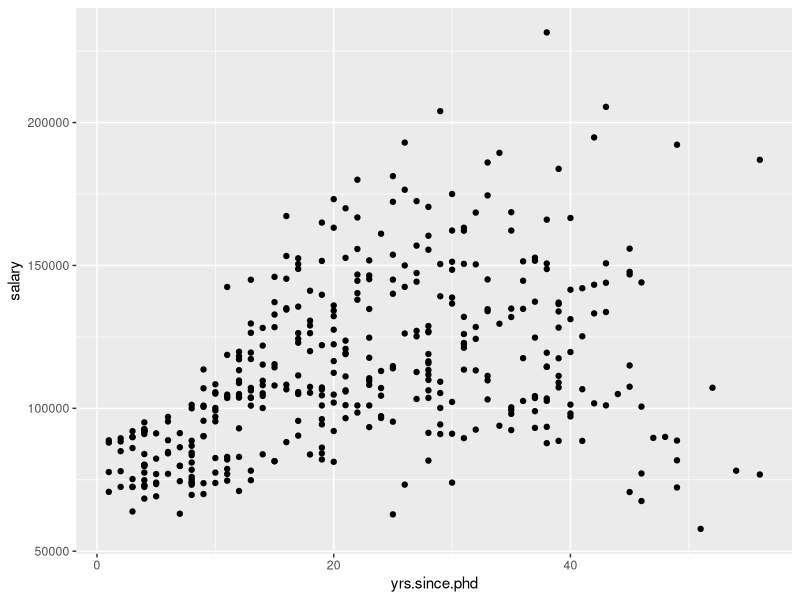
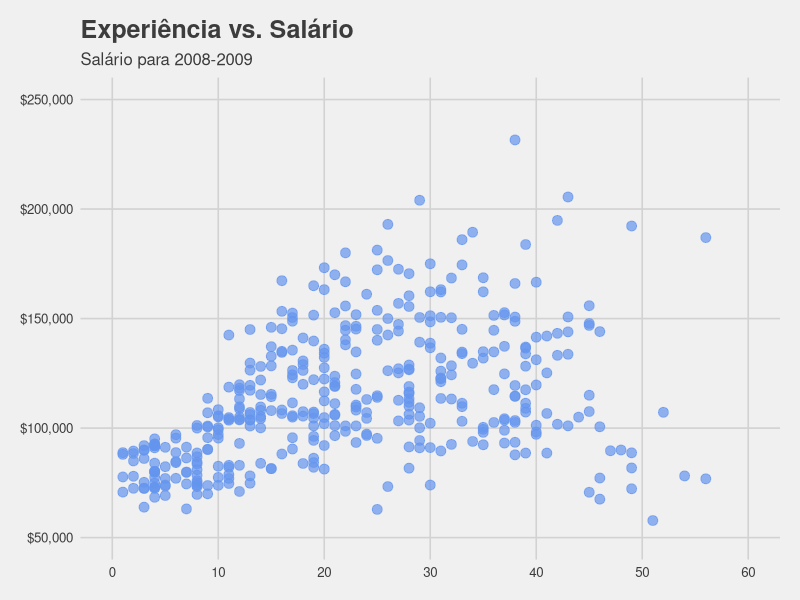
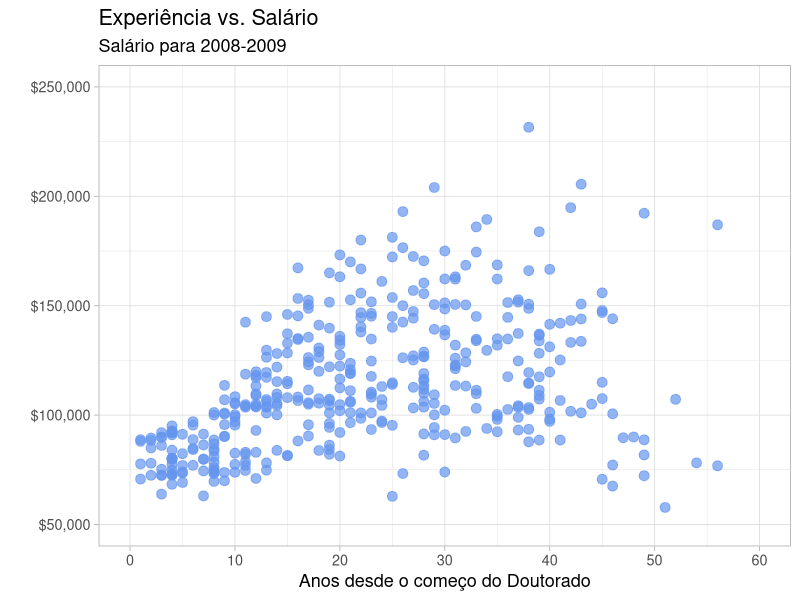
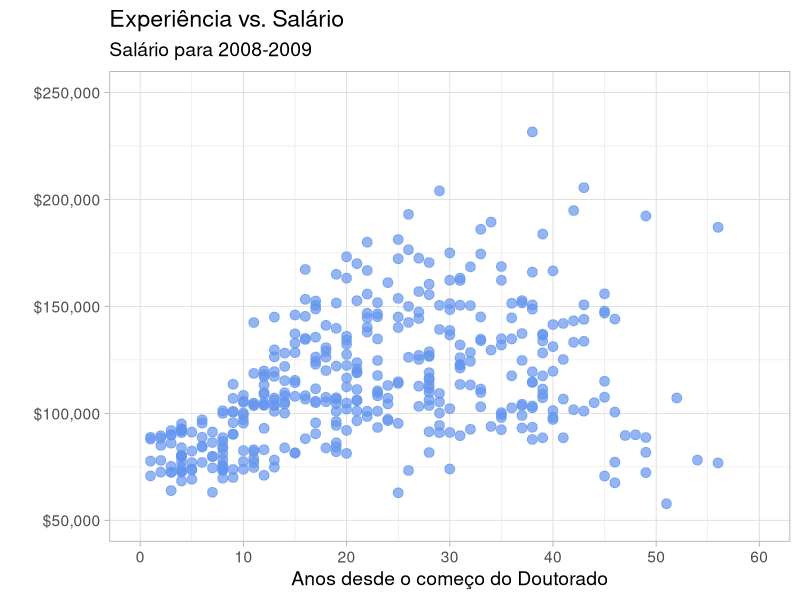
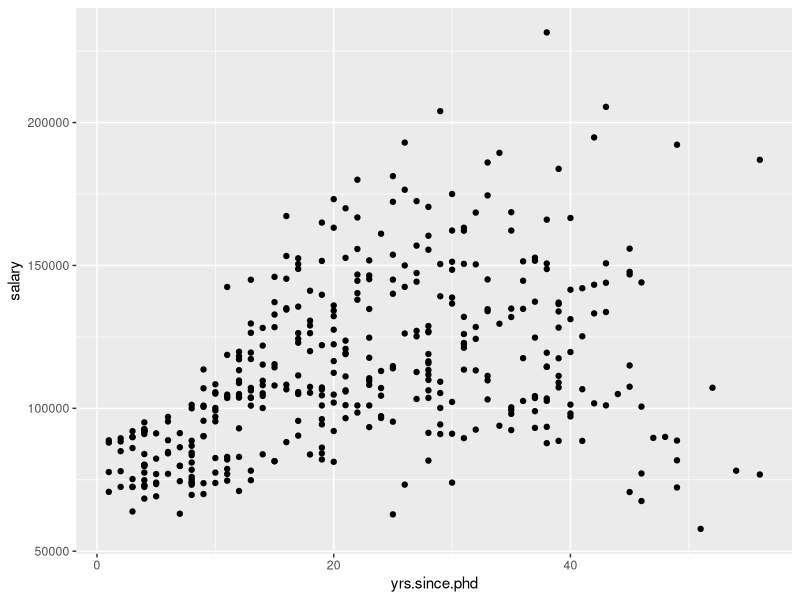
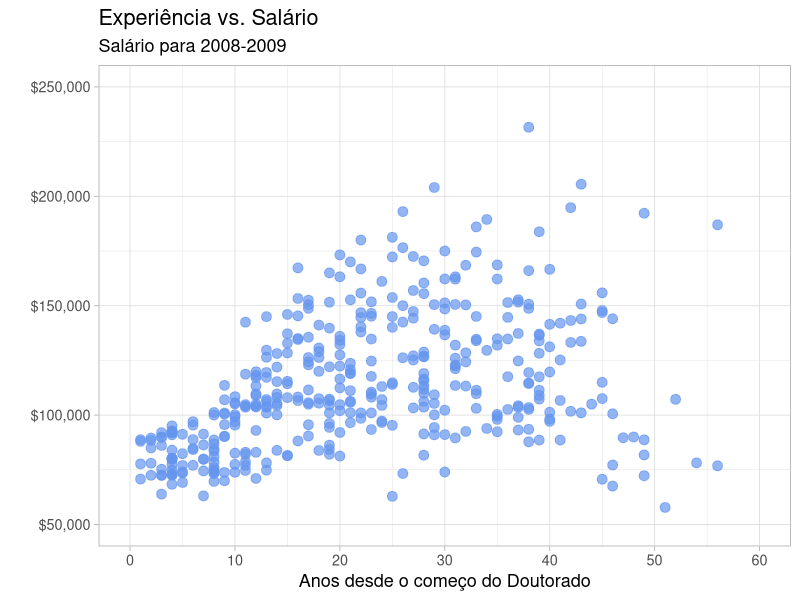
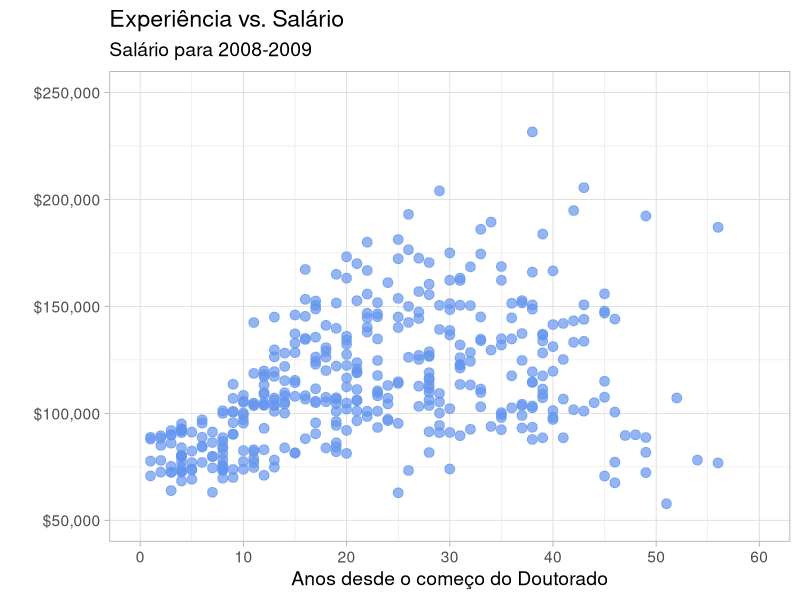

Here is the R script that generated these plots, in order:
## ---- chunk 1
library(tidyverse) 
library(ggthemes)
## ---- chunk 2
data(Salaries, package="carData")
## ---- chunk 3
ggplot(Salaries, 
       aes(x = yrs.since.phd, 
           y = salary)) +
  geom_point()
ggsave("figura_teste.png")
## ---- chunk 4
ggplot(Salaries, 
       aes(x = yrs.since.phd, 
           y = salary)) +
  geom_point(color="cornflowerblue", 
             size = 3, 
             alpha=.7) +
  #theme_minimal() +
  theme_fivethirtyeight() +  # tema 
  
  scale_y_continuous(label = scales::dollar, 
                     limits = c(50000, 250000)) +
  scale_x_continuous(breaks = seq(0, 60, 10), 
                     limits=c(0, 60)) + 
  labs(x = "Anos desde o começo do Doutorado",
       y = "",
       title = "Experiência vs. Salário",
       subtitle = "Salário para 2008-2009")
#ggsave("figura1.pdf") 
## ---- chunk 5
ggplot(Salaries, 
       aes(x = yrs.since.phd, 
           y = salary)) +
  geom_point(color="cornflowerblue", 
             size = 3, 
             alpha=.7) +
  #theme_minimal() +
  theme_light(base_size = 13) +
  
  scale_y_continuous(label = scales::dollar, 
                     limits = c(50000, 250000)) +
  scale_x_continuous(breaks = seq(0, 60, 10), 
                     limits=c(0, 60)) + 
  labs(x = "Anos desde o começo do Doutorado",
       y = "",
       title = "Experiência vs. Salário",
       subtitle = "Salário para 2008-2009")

ggsave("figura1.pdf") 
## ---- chunk 6
ggplot(Salaries, 
       aes(x = yrs.since.phd, 
           y = salary)) +
  geom_point(color="cornflowerblue", 
             size = 3, 
             alpha=.7) +
  #theme_minimal() +
  theme_light(base_size = 14) +
  
  scale_y_continuous(label = scales::dollar, 
                     limits = c(50000, 250000)) +
  scale_x_continuous(breaks = seq(0, 60, 10), 
                     limits=c(0, 60)) + 
  labs(x = "Anos desde o começo do Doutorado",
       y = "",
       title = "Experiência vs. Salário",
       subtitle = "Salário para 2008-2009")

ggsave("figura2.png") 
## ---- chunk 7
df <- read_csv2("bairros_rio_eleicao_2008.csv")
